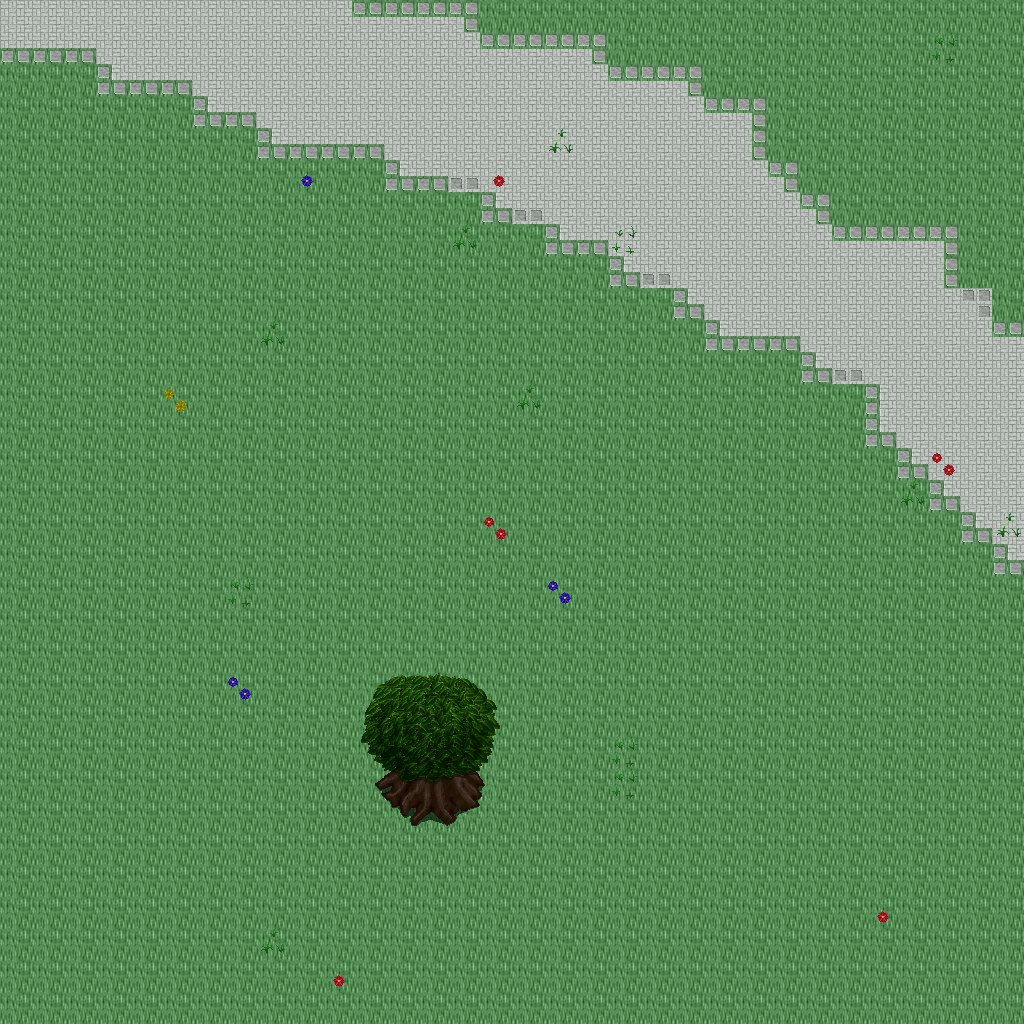

A 2D game scene composited from a Tiled map and its tileset images. What follows is a short description and the map's XML, with each tile layer's data collapsed to a summary:
An orthogonal 32x32 tile map with 32x32 px tiles, 5 tile layers (Ground, Objects, Objects2, Above, ...), 1 hidden layer not drawn, 28 tilesets.

<map version="1.10" tiledversion="1.11.0" orientation="orthogonal" renderorder="right-down" width="32" height="32" tilewidth="32" tileheight="32" infinite="0" nextlayerid="11" nextobjectid="1">
 <tileset firstgid="1" name="ground_ground" tilewidth="32" tileheight="32" tilecount="33" columns="3">
  <image source="../drawable/ground_ground.png" width="96" height="352" />
 </tileset>
 <tileset firstgid="34" name="ground_water_pool" tilewidth="32" tileheight="32" tilecount="72" columns="3">
  <image source="../drawable/ground_water_pool.png" width="96" height="768" />
 </tileset>
 <tileset firstgid="106" name="plant_flower_daisy_red" tilewidth="32" tileheight="32" tilecount="8" columns="2">
  <image source="../drawable/plant_flower_daisy_red.png" width="64" height="128" />
 </tileset>
 <tileset firstgid="114" name="plant_flower_daisy_white" tilewidth="32" tileheight="32" tilecount="8" columns="2">
  <image source="../drawable/plant_flower_daisy_white.png" width="64" height="128" />
 </tileset>
 <tileset firstgid="122" name="plant_flower_daisy_yellow" tilewidth="32" tileheight="32" tilecount="8" columns="2">
  <image source="../drawable/plant_flower_daisy_yellow.png" width="64" height="128" />
 </tileset>
 <tileset firstgid="130" name="plant_flower_daisy_blue" tilewidth="32" tileheight="32" tilecount="8" columns="2">
  <image source="../drawable/plant_flower_daisy_blue.png" width="64" height="128" />
 </tileset>
 <tileset firstgid="138" name="plant_grasses" tilewidth="32" tileheight="32" tilecount="6" columns="3">
  <image source="../drawable/plant_grasses.png" width="96" height="64" />
 </tileset>
 <tileset firstgid="144" name="plant_tree_tree_darkgreen" tilewidth="32" tileheight="32" tilecount="88" columns="8">
  <image source="../drawable/plant_tree_tree_darkgreen.png" width="256" height="352" />
 </tileset>
 <tileset firstgid="232" name="ground_grass_edges" tilewidth="32" tileheight="32" tilecount="36" columns="12">
  <image source="../drawable/ground_grass_edges.png" width="384" height="96" />
 </tileset>
 <tileset firstgid="268" name="ground_grass_corners" tilewidth="32" tileheight="32" tilecount="24" columns="6">
  <image source="../drawable/ground_grass_corners.png" width="192" height="128" />
 </tileset>
 <tileset firstgid="292" name="furniture_table_long_side_on_pale" tilewidth="32" tileheight="32" tilecount="3" columns="3">
  <image source="../drawable/furniture_table_long_side_on_pale.png" width="96" height="32" />
 </tileset>
 <tileset firstgid="295" name="plant_stump_stump_brown" tilewidth="32" tileheight="32" tilecount="4" columns="2">
  <image source="../drawable/plant_stump_stump_brown.png" width="64" height="64" />
 </tileset>
 <tileset firstgid="299" name="item_sign_large" tilewidth="32" tileheight="32" tilecount="15" columns="5">
  <image source="../drawable/item_sign_large.png" width="160" height="96" />
 </tileset>
 <tileset firstgid="314" name="plant_stump_small_stump" tilewidth="32" tileheight="32" tilecount="4" columns="2">
  <image source="../drawable/plant_stump_small_stump.png" width="64" height="64" />
 </tileset>
 <tileset firstgid="318" name="building_wall_bricked_edges" tilewidth="32" tileheight="32" tilecount="25" columns="5">
  <image source="../drawable/building_wall_bricked_edges.png" width="160" height="160" />
 </tileset>
 <tileset firstgid="343" name="logic_creature_orc" tilewidth="32" tileheight="32" tilecount="6" columns="6">
  <image source="../drawable/logic_creature_orc.png" width="192" height="32" />
 </tileset>
 <tileset firstgid="349" name="logic_creature_animal" tilewidth="32" tileheight="32" tilecount="32" columns="8">
  <image source="../drawable/logic_creature_animal.png" width="256" height="128" />
 </tileset>
 <tileset firstgid="381" name="logic_item_resources" tilewidth="32" tileheight="32" tilecount="6" columns="6">
  <image source="../drawable/logic_item_resources.png" width="192" height="32" />
 </tileset>
 <tileset firstgid="387" name="logic_creature_golem" tilewidth="32" tileheight="32" tilecount="4" columns="4">
  <image source="../drawable/logic_creature_golem.png" width="128" height="32" />
 </tileset>
 <tileset firstgid="391" name="logic_collision" tilewidth="32" tileheight="32" tilecount="1" columns="1">
  <image source="../drawable/logic_collision.png" width="32" height="32" />
 </tileset>
 <tileset firstgid="392" name="object_boat" tilewidth="32" tileheight="32" tilecount="42" columns="6">
  <image source="../drawable/object_boat.png" width="192" height="224" />
 </tileset>
 <tileset firstgid="434" name="furniture_table_long_front_on_pale" tilewidth="32" tileheight="32" tilecount="3" columns="1">
  <image source="../drawable/furniture_table_long_front_on_pale.png" width="32" height="96" />
 </tileset>
 <tileset firstgid="437" name="ground_green_paving" tilewidth="32" tileheight="32" tilecount="18" columns="3">
  <image source="../drawable/ground_green_paving.png" width="96" height="192" />
 </tileset>
 <tileset firstgid="455" name="logic_protection" tilewidth="32" tileheight="32" tilecount="2" columns="2">
  <image source="../drawable/logic_protection.png" width="64" height="32" />
 </tileset>
 <tileset firstgid="457" name="furniture_bed_double_peach" tilewidth="32" tileheight="32" tilecount="8" columns="2">
  <image source="../drawable/furniture_bed_double_peach.png" width="64" height="128" />
 </tileset>
 <tileset firstgid="465" name="furniture_bed_double_red" tilewidth="32" tileheight="32" tilecount="8" columns="2">
  <image source="../drawable/furniture_bed_double_red.png" width="64" height="128" />
 </tileset>
 <tileset firstgid="473" name="logic_creature_undead_skeleton" tilewidth="32" tileheight="32" tilecount="6" columns="6">
  <image source="../drawable/logic_creature_undead_skeleton.png" width="192" height="32" />
 </tileset>
 <tileset firstgid="479" name="logic_creature_undead_specter" tilewidth="32" tileheight="32" tilecount="6" columns="6">
  <image source="../drawable/logic_creature_undead_specter.png" width="192" height="32" />
 </tileset>
 <layer id="1" name="Ground" width="32" height="32">
  <data>[1024 cells, 1024 non-empty, 2 distinct tile ids]</data>
 </layer>
 <layer id="2" name="Objects" width="32" height="32">
  <data>[1024 cells, 82 non-empty, 18 distinct tile ids]</data>
 </layer>
 <layer id="3" name="Objects2" width="32" height="32">
  <data>[1024 cells, 0 non-empty, 0 distinct tile ids]</data>
 </layer>
 <layer id="4" name="Above" width="32" height="32">
  <data>[1024 cells, 18 non-empty, 18 distinct tile ids]</data>
 </layer>
 <layer id="5" name="Above2" width="32" height="32">
  <data>[1024 cells, 0 non-empty, 0 distinct tile ids]</data>
 </layer>
 <layer id="6" name="Walkable" width="32" height="32" visible="0">
  <data>[1024 cells, 6 non-empty, 1 distinct tile ids]</data>
 </layer>
 <objectgroup id="7" name="Mapevents" />
 <objectgroup id="8" name="Spawn" />
 <objectgroup id="9" name="Keys" />
 <objectgroup id="10" name="Replace" />
</map>
